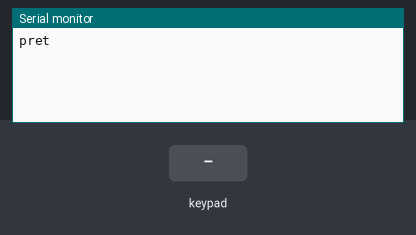
This sketch was run on a simulated Arduino Uno, built with avr-gcc and run on an emulated ATmega328P. On the bench: the last lines printed to the serial monitor. The inputs (shaded band) are chosen by the test bench.

Above: at 1.2 s.
1.3 s: key '1' pressed
At 2.1 s:
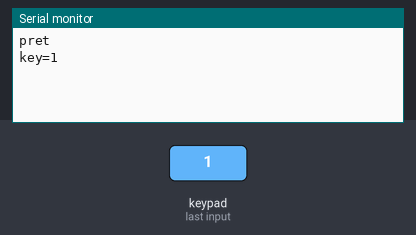
2.8 s: keypad keys 9 8 7 6 # pressed 0.4 s apart
At 5.8 s:
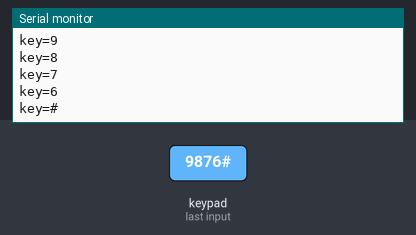
6.3 s: key 'A' pressed
At 7.5 s:
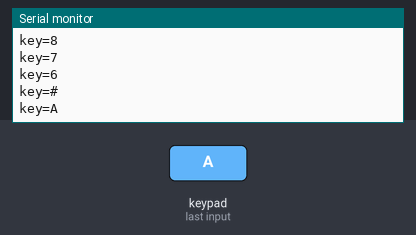
7.8 s: keypad keys 9 8 7 6 * pressed 0.4 s apart
At 10.7 s:
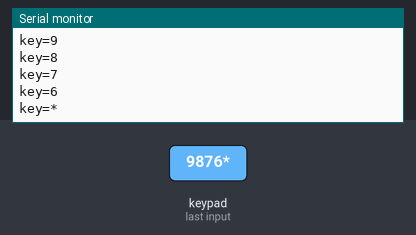
11.3 s: key 'B' pressed
At 12.3 s:
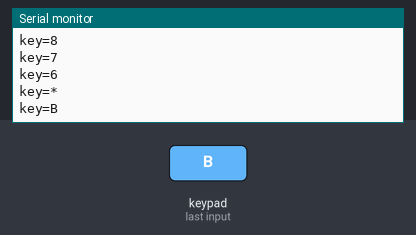
12.8 s: keypad keys 9 8 7 6 D pressed 0.4 s apart
At 14.8 s:
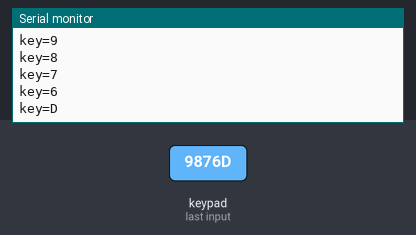
Timing chart, 0 to 16.3 s (numbered marks = the images above; inputs shaded):
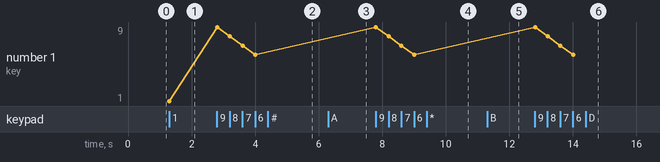

Measured:
- after the input at 1.3 s, the serial monitor: prints a new line at once (image 1)
- after the input at 2.8 s, the serial monitor: prints a new line at once (image 2)
- after the input at 6.3 s, the serial monitor: prints a new line at once (image 3)
- after the input at 7.8 s, the serial monitor: prints a new line at once (image 4)
- after the input at 11.3 s, the serial monitor: prints a new line at once (image 5)
- after the input at 12.8 s, the serial monitor: prints a new line at once (image 6)
- plotted number 1: 1 → 6 after the input at 2.8 s

The sketch:

keypad_lib.ino
```cpp
// expect: key=6
// expect: key=*
// expect: key=D
// not-expect: key=5
// module: {"type":"keypad","pins":{"R1":"D9","R2":"D8","R3":"D7","R4":"D6","C1":"D5","C2":"D4","C3":"D3","C4":"D2"}}
// event: 300 keypadDown keypad [1,2]
// event: 450 keypadUp keypad
// event: 600 keypadDown keypad [3,0]
// event: 750 keypadUp keypad
// event: 900 keypadDown keypad [3,3]
// run-ms: 1100
// Clavier 4×4 lu par la vraie bibliothèque Keypad : colonnes mises à LOW tour à tour, lignes en INPUT_PULLUP.
#include <Keypad.h>
const byte ROWS = 4, COLS = 4;
char keys[ROWS][COLS] = {{'1','2','3','A'}, {'4','5','6','B'}, {'7','8','9','C'}, {'*','0','#','D'}};
byte rowPins[ROWS] = {9, 8, 7, 6};
byte colPins[COLS] = {5, 4, 3, 2};
Keypad pad = Keypad(makeKeymap(keys), rowPins, colPins, ROWS, COLS);
void setup() { Serial.begin(115200); Serial.println("pret"); }
void loop() {
  char k = pad.getKey();
  if (k) { Serial.print("key="); Serial.println(k); }
}
```
